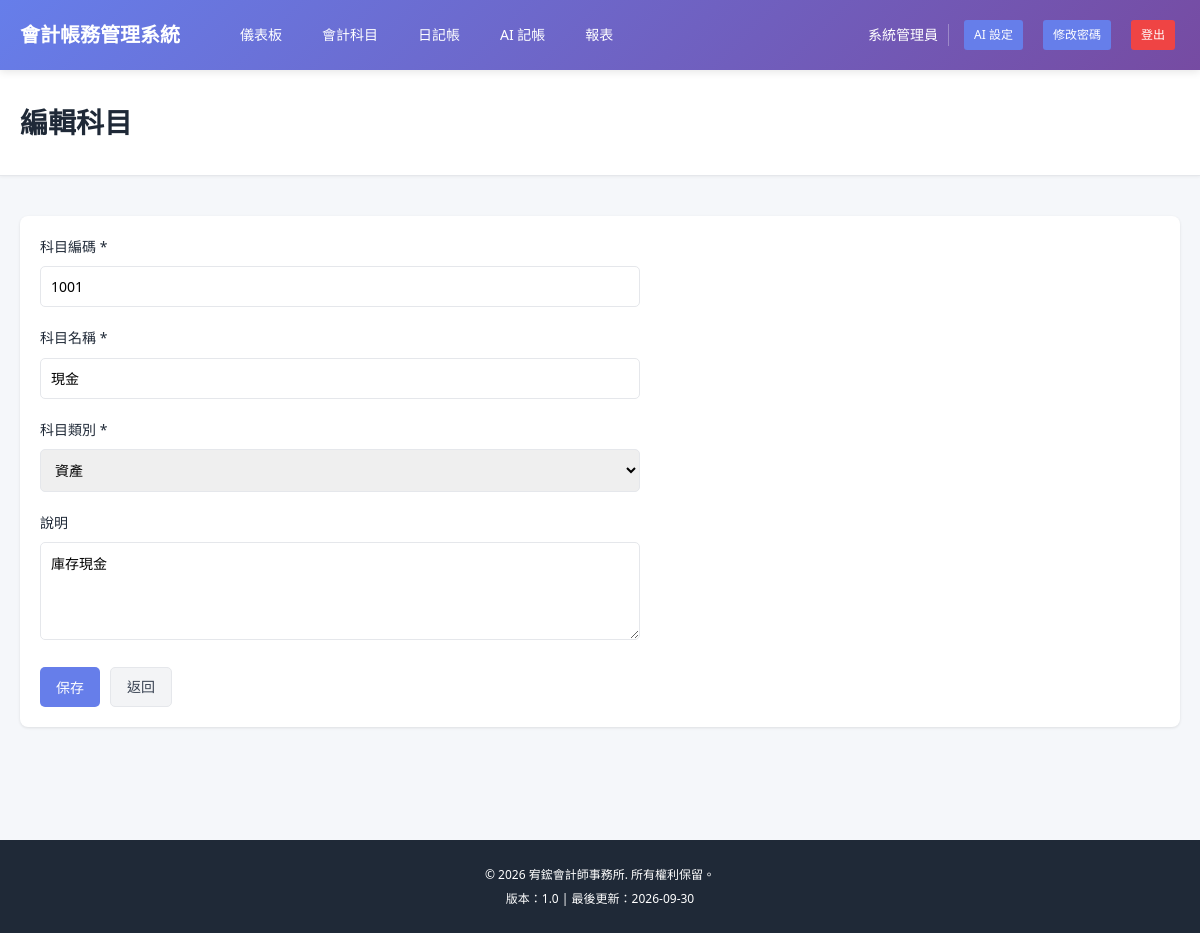
Screenshot of /public/index.php?controller=account&action=edit&id=1 (signed in) with the database file from the repository.
### tables this page shows
CREATE TABLE IF NOT EXISTS accounts (
    account_id INT AUTO_INCREMENT PRIMARY KEY,
    account_code VARCHAR(20) UNIQUE NOT NULL,
    account_name VARCHAR(100) NOT NULL,
    account_type VARCHAR(20) NOT NULL,
    description TEXT,
    balance DECIMAL(15,2) DEFAULT 0,
    created_at DATETIME DEFAULT CURRENT_TIMESTAMP,
    updated_at DATETIME DEFAULT CURRENT_TIMESTAMP ON UPDATE CURRENT_TIMESTAMP,
    INDEX idx_code (account_code),
    INDEX idx_type (account_type)
);

### public/index.php (called while the page is built, shortened)
<?php
require_once dirname(dirname(__FILE__)) . '/config/config.php';
$action = isset($_GET['action']) ? $_GET['action'] : 'index';
try {
    $controllerInstance = new $controllerClass();
    $controllerInstance->$action();
} catch (Throwable $e) {
    error_log('[accounting] ' . $e->getMessage() . ' @ ' . $e->getFile() . ':' . $e->getLine());
    http_response_code(500);
    echo APP_DEBUG ? '錯誤: ' . htmlspecialchars($e->getMessage()) : '系統發生錯誤，請稍後再試或聯絡系統管理員';
}
?>

### app/models/Database.php (called while the page is built, shortened)
<?php
class Database {
    private static $instance = null;
    private $pdo;
    private $host = DB_HOST;
    private $db_name = DB_NAME;
    private $user = DB_USER;
    private $pass = DB_PASS;
    private $port = DB_PORT;
    private function __construct() {
        $dsn = "mysql:host=" . $this->host . ";port=" . $this->port . ";dbname=" . $this->db_name . ";charset=utf8mb4";
        $options = [
            PDO::ATTR_ERRMODE => PDO::ERRMODE_EXCEPTION,
            PDO::ATTR_DEFAULT_FETCH_MODE => PDO::FETCH_ASSOC,
            PDO::ATTR_EMULATE_PREPARES => false,
            PDO::ATTR_TIMEOUT => 5,
        ];
        $retryable = [2002, 1040, 1203];
        $maxAttempts = 5;
        for ($attempt = 1; ; $attempt++) {
            try {
                $this->pdo = new PDO($dsn, $this->user, $this->pass, $options);
                return;
            } catch (PDOException $e) {
                $code = (int)($e->errorInfo[1] ?? $e->getCode());
                if ($attempt < $maxAttempts && in_array($code, $retryable, true)) {
                    usleep(random_int(100, 300) * 1000 * $attempt);
                    continue;
                }
                error_log('資料庫連接失敗（第 ' . $attempt . ' 次）: ' . $e->getMessage());
                http_response_code(503);
                die(APP_DEBUG ? '資料庫連接失敗: ' . $e->getMessage() : '系統暫時無法連線資料庫，請稍後再試');
            }
        }
    }
    public static function getInstance() {
        if (self::$instance === null) {
            self::$instance = new self();
        }
        return self::$instance;
    }
    public function query($sql, $params = []) {
        $sql = preg_replace('/\{([a-z_]+)\}/', TABLE_PREFIX . '$1', $sql);
        try {
            $stmt = $this->pdo->prepare($sql);
            $stmt->execute($params);
            return $stmt;
        } catch (PDOException $e) {
            throw new Exception('查詢執行失敗: ' . $e->getMessage());
        }
    }
    public function fetchOne($sql, $params = []) {
        $stmt = $this->query($sql, $params);
        return $stmt->fetch();
    }
}
?>

### app/models/Account.php (called while the page is built, shortened)
<?php
class Account {
    private $db;
    public function __construct() {
        $this->db = Database::getInstance();
    }
    public function getAccountById($account_id) {
        $sql = "SELECT * FROM {accounts} WHERE account_id = ?";
        return $this->db->fetchOne($sql, [$account_id]);
    }
}
?>

### config/config.php (called while the page is built, shortened)
<?php
function autoload($class) {
    $paths = [
        SITE_ROOT . '/app/models/',
        SITE_ROOT . '/app/controllers/',
        SITE_ROOT . '/app/lib/'
    ];
    foreach ($paths as $path) {
        $file = $path . $class . '.php';
        if (file_exists($file)) {
            return;
        }
    }
}
?>

### app/views/accounts/form.php (the view, shortened to what this page needs)
<?php include SITE_ROOT . '/app/views/layouts/header.php'; ?>
<div class="content-container">
    <div class="card">
        <div class="card-body">
            <form method="POST" class="form">
                <div class="form-group">
                    <label for="account_code">科目編碼 *</label>
                    <input type="text" id="account_code" name="account_code"
                           value="<?php echo isset($account['account_code']) ? htmlspecialchars($account['account_code']) : ''; ?>"
                           <?php echo isset($account) ? 'readonly' : ''; ?> required>
                </div>
                <div class="form-group">
                    <label for="account_name">科目名稱 *</label>
                    <input type="text" id="account_name" name="account_name"
                           value="<?php echo isset($account['account_name']) ? htmlspecialchars($account['account_name']) : ''; ?>" required>
                </div>
                <div class="form-group">
                    <label for="account_type">科目類別 *</label>
                    <select id="account_type" name="account_type" required>
                        <?php foreach ($types as $key => $name): ?>
                        <option value="<?php echo $key; ?>"
                                <?php echo (isset($account['account_type']) && $account['account_type'] === $key) ? 'selected' : ''; ?>>
                            <?php echo $name; ?>
                        </option>
                        <?php endforeach; ?>
                    </select>
                </div>
                <div class="form-group">
                    <label for="description">說明</label>
                    <textarea id="description" name="description" rows="4"><?php echo isset($account['description']) ? htmlspecialchars($account['description']) : ''; ?></textarea>
                </div>
                <div class="form-actions">
                    <button type="submit" class="btn-primary">保存</button>
                    <a href="<?php echo SITE_URL; ?>index.php?controller=account&action=index" class="btn-secondary">返回</a>
                </div>
            </form>
        </div>
    </div>
</div>
<?php include SITE_ROOT . '/app/views/layouts/footer.php'; ?>

### public/css/style.css (style rules this page uses)
:root { --primary-color: #667eea; --secondary-color: #764ba2; --success-color: #10b981; --danger-color: #ef4444; --warning-color: #f59e0b; --info-color: #3b82f6; --light-color: #f3f4f6; --dark-color: #1f2937; --text-color: #374151; --border-color: #e5e7eb; --shadow: 0 1px 3px rgba(0, 0, 0, 0.1); }
* { margin: 0; padding: 0; box-sizing: border-box; }
html, body { font-family: 'Segoe UI', Tahoma, Geneva, Verdana, sans-serif; font-size: 14px; line-height: 1.6; color: var(--text-color); background: #f5f7fa; }
.content-container { padding: 20px; }
.btn-primary, .btn-secondary, .btn-small, .btn-danger, .btn-link { padding: 8px 16px; border: none; border-radius: 5px; cursor: pointer; text-decoration: none; display: inline-block; font-size: 14px; transition: all 0.3s ease; }
.btn-primary { background: var(--primary-color); color: white; }
.btn-secondary { background: var(--light-color); color: var(--text-color); border: 1px solid var(--border-color); }
.card { background: white; border-radius: 8px; box-shadow: var(--shadow); margin-bottom: 20px; overflow: hidden; }
.card-body { padding: 20px; }
.form { max-width: 600px; }
.form-group { margin-bottom: 20px; }
.form-group label { display: block; margin-bottom: 8px; font-weight: 500; color: var(--dark-color); }
.form-group input, .form-group select, .form-group textarea { width: 100%; padding: 10px; border: 1px solid var(--border-color); border-radius: 5px; font-size: 14px; font-family: inherit; }
.form-actions { display: flex; gap: 10px; margin-top: 20px; }

### rows the page displays
accounts: account_code "1001", account_name "現金", account_type "資產", description "庫存現金"

### other values shown
SITE_NAME "會計帳務管理系統"
$_SESSION['user_name'] "系統管理員"
$pageTitle "編輯科目"
COMPANY_NAME "宥鋐會計師事務所"
